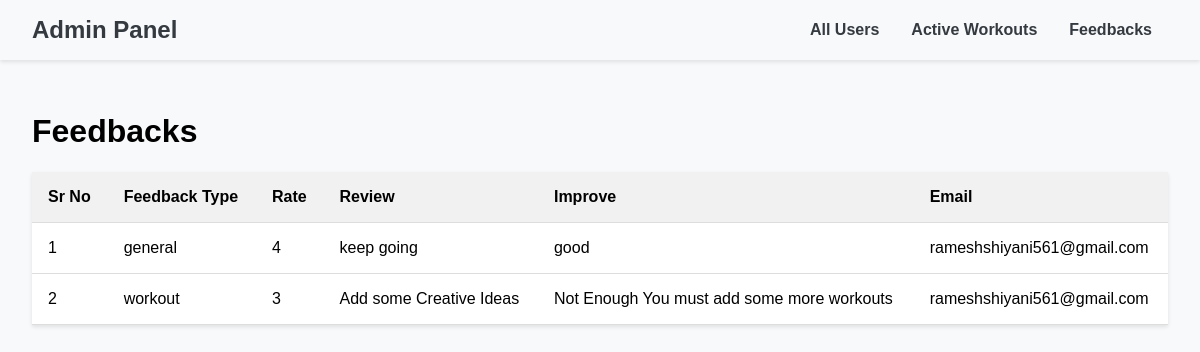
/review.php, run on the app's committed database.
### tables this page shows
CREATE TABLE `feedback` (
  `type` varchar(50) NOT NULL,
  `exprience_rate` varchar(3) NOT NULL,
  `review` text NOT NULL,
  `improve` text NOT NULL,
  `u_email` varchar(30) NOT NULL
);

### review.php (the view, shortened to what this page needs)
<?php
    include 'admin_nav.php';
    $select = mysqli_query($con,"SELECT * FROM `feedback`");
    $tot_row = mysqli_num_rows($select);
?>
<!DOCTYPE html>
<html lang="en">
<head>
</head>
<body>
<div class="container">
    <h1>Feedbacks</h1>
    <table class="user-table">
        <?php
            if($tot_row > 0)
            {
                $i=1;
                ?>
                <tr>
                <th>Sr No</th>
                <th>Feedback Type</th>
                <th>Rate</th>
                <th>Review</th>
                <th>Improve</th>
                <th>Email</th>
            </tr>
                <?php
                while($row = mysqli_fetch_assoc($select))
                {
                    ?>
                    <tr>
                        <td><?php echo $i?></td>
                        <td><?php echo $row['type']?></td>
                        <td><?php echo $row['exprience_rate']?></td>
                        <td><?php echo $row['review']?></td>
                        <td><?php echo $row['improve']?></td>
                        <td><?php echo $row['u_email']?></td>
                    </tr>
                    <?php
                    $i++;
                }
            }
        ?>
    </table>
</div>
</body>
</html>

### admin_nav.php (shortened to what this page needs)
<!DOCTYPE html>
<html lang="en">
<head>
</head>
<body>
<div class="navbar">
    <div class="logo">Admin Panel</div>
    <ul>
        <li><a href="user.php">All Users</a></li>
        <li><a href="active.php">Active Workouts</a></li>
        <li><a href="review.php">Feedbacks</a></li>
    </ul>
</div>
</body>
</html>

### admin_nav.php (style rules this page uses)
body { font-family: Arial, sans-serif; margin: 0; padding: 0; background-color: #f8f9fa; }
.navbar { display: flex; justify-content: space-between; align-items: center; background-color: #f8f9fa; color: balck; font-weight:bold; padding: 1rem 2rem; box-shadow: 0 2px 4px rgba(0, 0, 0, 0.1); }
.navbar .logo { font-size: 1.5rem; font-weight: bold; color: #343a40; }
.navbar ul { list-style: none; display: flex; margin: 0; padding: 0; }
.navbar ul li { margin: 0 1rem; }
.navbar ul li a { color: #343a40; text-decoration: none; font-size: 1rem; transition: color 0.3s; }

### review.php (style rules this page uses)
body { font-family: Arial, sans-serif; margin: 0; padding: 0; background-color: #f8f9fa; }
.container { padding: 2rem; }
.user-table, .review-table { width: 100%; border-collapse: collapse; background-color: #fff; box-shadow: 0 2px 4px rgba(0, 0, 0, 0.1); margin-bottom: 2rem; }
.user-table th, .user-table td, .review-table th, .review-table td { padding: 1rem; text-align: left; border-bottom: 1px solid #ddd; }
.user-table th, .review-table th { background-color: #f1f1f1; font-weight: bold; }

### data on the page
feedback: type "general", exprience_rate "4", review "keep going", improve "good", u_email "rameshshiyani561@gmail.com"
feedback: type "workout", exprience_rate "3", review "Add some Creative Ideas", improve "Not Enough You must add some more workouts", u_email "rameshshiyani561@gmail.com"
